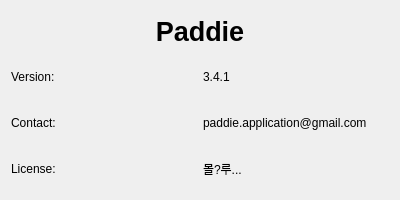
<?xml version="1.0" encoding="UTF-8"?>
<ui version="4.0">
 <class>InformationWindow</class>
 <widget class="QWidget" name="InformationWindow">
  <property name="geometry">
   <rect>
    <x>0</x>
    <y>0</y>
    <width>400</width>
    <height>200</height>
   </rect>
  </property>
  <layout class="QVBoxLayout" name="verticalLayout">
   <item>
    <widget class="QLabel" name="label_program">
     <property name="font">
      <font>
       <pointsize>20</pointsize>
       <weight>75</weight>
       <bold>true</bold>
      </font>
     </property>
     <property name="text">
      <string>Paddie</string>
     </property>
     <property name="alignment">
      <set>Qt::AlignCenter</set>
     </property>
    </widget>
   </item>
   <item>
    <layout class="QHBoxLayout" name="horizontalLayout">
     <item>
      <widget class="QLabel" name="label_version">
       <property name="text">
        <string>Version: </string>
       </property>
      </widget>
     </item>
     <item>
      <widget class="QLabel" name="label_version_text">
       <property name="text">
        <string>3.4.1</string>
       </property>
      </widget>
     </item>
    </layout>
   </item>
   <item>
    <layout class="QHBoxLayout" name="horizontalLayout_2">
     <item>
      <widget class="QLabel" name="label_contact">
       <property name="text">
        <string>Contact: </string>
       </property>
      </widget>
     </item>
     <item>
      <widget class="QLabel" name="label_contact_text">
       <property name="text">
        <string>paddie.application@gmail.com</string>
       </property>
      </widget>
     </item>
    </layout>
   </item>
   <item>
    <layout class="QHBoxLayout" name="horizontalLayout_3">
     <item>
      <widget class="QLabel" name="label_license">
       <property name="text">
        <string>License: </string>
       </property>
      </widget>
     </item>
     <item>
      <widget class="QLabel" name="label_license_text">
       <property name="text">
        <string>몰?루...</string>
       </property>
      </widget>
     </item>
    </layout>
   </item>
  </layout>
  <zorder>horizontalLayoutWidget</zorder>
  <zorder>label_program</zorder>
  <zorder>horizontalLayoutWidget_2</zorder>
  <zorder>horizontalLayoutWidget_3</zorder>
 </widget>
 <resources/>
 <connections/>
</ui>
